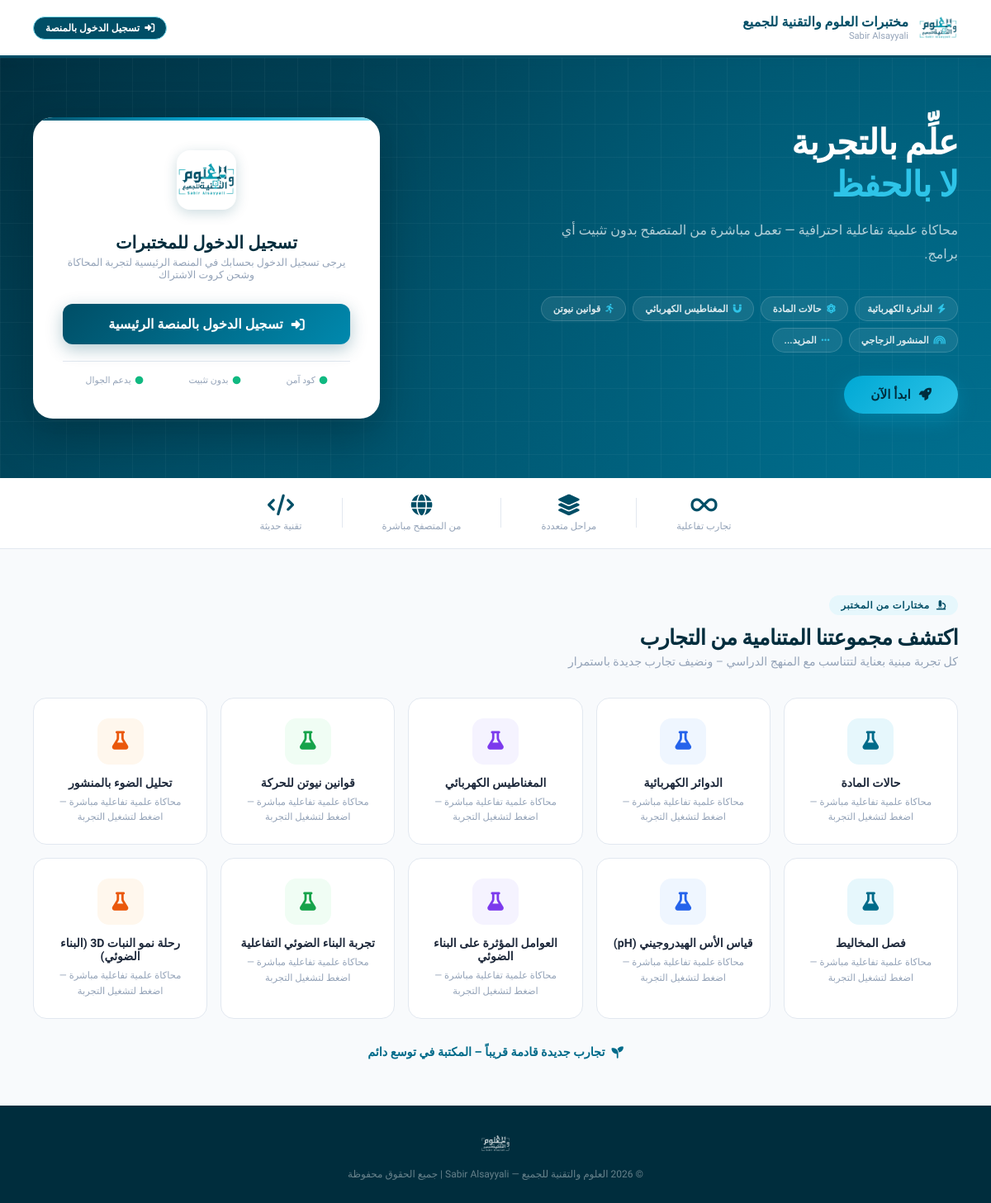
Before: / with the older database file.
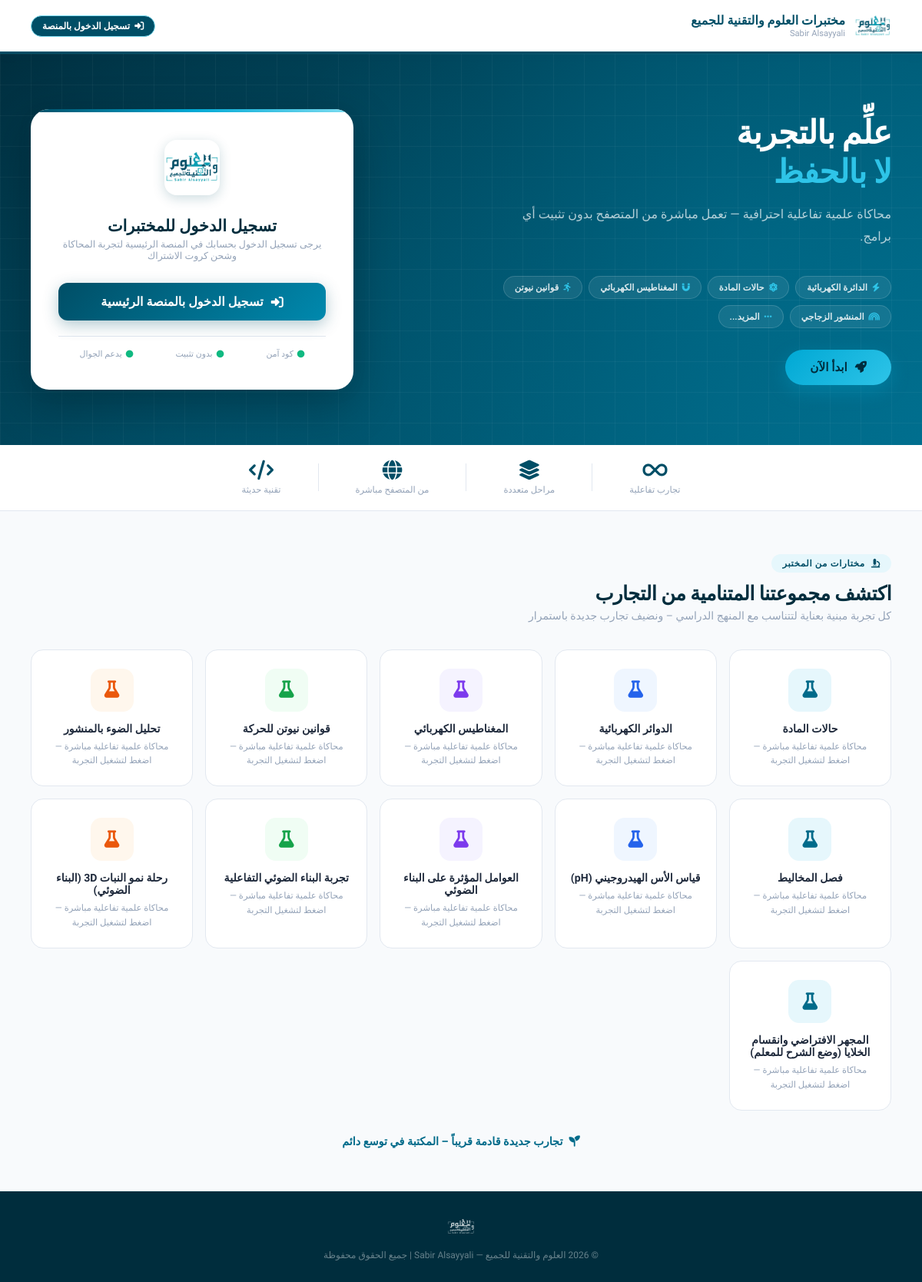
After: the same page with the newer database file.
### tables this page shows
CREATE TABLE IF NOT EXISTS `experiments` (
  `id` int(11) NOT NULL AUTO_INCREMENT,
  `code_name` varchar(50) NOT NULL,
  `title` varchar(100) NOT NULL,
  `page_url` varchar(100) NOT NULL,
  `image_url` varchar(255) DEFAULT NULL,
  `is_active` tinyint(4) DEFAULT 1 COMMENT '1=نشطة, 0=معطلة, 2=قيد التنفيذ/قريباً',
  `created_at` timestamp NOT NULL DEFAULT current_timestamp(),
  PRIMARY KEY (`id`),
  UNIQUE KEY `code_name` (`code_name`)
);

### functions.php (called while the page is built, shortened)
<?php
require_once __DIR__ . '/config.php';
function getAllExperiments($active_only = false) {
    global $conn;
    $query = "SELECT * FROM experiments";
    $query .= " ORDER BY id ASC";
    $result = mysqli_query($conn, $query);
    return $result ? $result->fetch_all(MYSQLI_ASSOC) : [];
}

### index.php (the view, shortened to what this page needs)
<?php
require_once 'config.php';
require_once 'functions.php';
$user_id = $_SESSION['user_id'] ?? $_SESSION['user']['id'] ?? null;
$user_name = $_SESSION['user_name'] ?? $_SESSION['user']['name'] ?? 'المعلم';
$user_days_left = 0;
?>
<!DOCTYPE html>
<html lang="ar" dir="rtl">
<head>
    <link rel="stylesheet" href="https://cdnjs.cloudflare.com/ajax/libs/font-awesome/6.4.0/css/all.min.css">
</head>
<body>
<header class="site-header">
    <a href="index.php" class="header-logo">
        <img src="logo2.png" alt="العلوم والتقنية للجميع">
        <div class="header-brand">
            <div class="header-brand-name"> مختبرات العلوم والتقنية للجميع </div>
            <div class="header-brand-sub">Sabir Alsayyali</div>
        </div>
    </a>
    <div style="display: flex; align-items: center; gap: 10px; flex-wrap: wrap;">
        <?php if ($user_id): ?>
            <a href="my-experiments.php" class="header-badge" style="text-decoration: none; background: #dcfce7; color: #166534; border-color: #86efac;">
                <i class="fas fa-user-check"></i>
                <span>أهلاً بك أستاذ <?=htmlspecialchars($user_name)?></span>
            </a>
            <div class="header-badge" style="background: #fef3c7; color: #92400e; border-color: #fcd34d; font-weight: 800;">
                <i class="fas fa-clock"></i>
                <span>الرصيد: <strong><?=htmlspecialchars($user_days_left)?></strong> يوم</span>
            </div>
            <a href="#rechargeSection" class="header-badge" style="text-decoration: none; background: var(--teal-800); color: white; border-color: var(--teal-700);">
                <i class="fas fa-bolt"></i>
                <span>شحن رصيد</span>
            </a>
        <?php else: ?>
            <a href="https://sabir511-platform.vercel.app/auth/login" class="header-badge" style="text-decoration: none; background: var(--teal-800); color: white;">
                <i class="fas fa-sign-in-alt"></i>
                <span>تسجيل الدخول بالمنصة</span>
            </a>
        <?php endif; ?>
    </div>
</header>
<section class="hero">
    <div class="hero-inner">
        <div class="hero-content">
            <h1 class="hero-title">
                علِّم بالتجربة<br>
                <span>لا بالحفظ</span>
            </h1>
            <p class="hero-desc">
                محاكاة علمية تفاعلية احترافية — تعمل مباشرة من المتصفح بدون تثبيت أي برامج.
            </p>
            <div class="hero-pills">
                <div class="hpill"><i class="fas fa-bolt"></i> الدائرة الكهربائية</div>
                <div class="hpill"><i class="fas fa-atom"></i> حالات المادة</div>
                <div class="hpill"><i class="fas fa-magnet"></i> المغناطيس الكهربائي</div>
                <div class="hpill"><i class="fas fa-running"></i> قوانين نيوتن</div>
                <div class="hpill"><i class="fas fa-rainbow"></i> المنشور الزجاجي</div>
                <div class="hpill"><i class="fas fa-ellipsis"></i> المزيد...</div>
            </div>
            <button type="button" class="btn-start-now" onclick="openPackagesModal()">
                <i class="fas fa-rocket"></i>
                <span>ابدأ الآن</span>
            </button>
        </div>
        <div class="login-card" id="loginSection">
            <div class="card-logo-wrap">
                <img src="logo2.png" alt="logo">
            </div>
            <div class="card-title">تسجيل الدخول للمختبرات</div>
            <div class="card-sub">يرجى تسجيل الدخول بحسابك في المنصة الرئيسية لتجربة المحاكاة وشحن كروت الاشتراك</div>
            <div style="margin-top: 24px; text-align: center;">
                <a href="https://sabir511-platform.vercel.app/auth/login" class="btn-enter" style="text-decoration: none;">
                    <i class="fas fa-sign-in-alt"></i>
                    <span>تسجيل الدخول بالمنصة الرئيسية</span>
                </a>
            </div>
            <div class="card-footer">
                <div class="cfbadge"><i class="fas fa-circle"></i> كود آمن</div>
                <div class="cfbadge"><i class="fas fa-circle"></i> بدون تثبيت</div>
                <div class="cfbadge"><i class="fas fa-circle"></i> يدعم الجوال</div>
            </div>
        </div>
    </div>
</section>
<div class="stats-strip">
    <div class="stats-inner">
        <div class="stat-item">
            <div class="stat-num"><i class="fas fa-infinity"></i></div>
            <div class="stat-lbl">تجارب تفاعلية</div>
        </div>
        <div class="stat-item">
            <div class="stat-num"><i class="fas fa-layer-group"></i></div>
            <div class="stat-lbl">مراحل متعددة</div>
        </div>
        <div class="stat-item">
            <div class="stat-num"><i class="fas fa-globe"></i></div>
            <div class="stat-lbl">من المتصفح مباشرة</div>
        </div>
        <div class="stat-item">
            <div class="stat-num"><i class="fas fa-code"></i></div>
            <div class="stat-lbl">تقنية حديثة</div>
        </div>
    </div>
</div>
<section class="experiments">
    <div class="section-tag"><i class="fas fa-microscope"></i> مختارات من المختبر</div>
    <h2 class="section-title">اكتشف مجموعتنا المتنامية من التجارب</h2>
    <p class="section-desc">كل تجربة مبنية بعناية لتتناسب مع المنهج الدراسي – ونضيف تجارب جديدة باستمرار</p>
    <?php $all_db_exps = getAllExperiments(); ?>
    <div class="exp-grid">
        <?php
        $color_classes = ['icon-teal', 'icon-blue', 'icon-purple', 'icon-green', 'icon-orange'];
        $i = 0;
        foreach ($all_db_exps as $exp):
            $color_cls = $color_classes[$i % count($color_classes)];
            $i++;
        ?>
            <div class="exp-card" style="cursor: pointer;" onclick="location.href='<?=htmlspecialchars($user_id ? $exp['page_url'] : 'https://sabir511-platform.vercel.app/auth/login')?>'">
                <div class="exp-icon <?=$color_cls?>">
                    <?php if (!empty($exp['image_url'])): ?>
                        <img src="<?=htmlspecialchars($exp['image_url'])?>" alt="<?=htmlspecialchars($exp['title'])?>" style="width:100%; height:100%; object-fit:cover; border-radius:12px;">
                    <?php else: ?>
                        <i class="fas fa-flask"></i>
                    <?php endif; ?>
                </div>
                <div class="exp-name"><?=htmlspecialchars($exp['title'])?></div>
                <div class="exp-desc">محاكاة علمية تفاعلية مباشرة — اضغط لتشغيل التجربة</div>
            </div>
        <?php endforeach; ?>
    </div>
    <div class="expand-note">
        <i class="fas fa-seedling"></i> تجارب جديدة قادمة قريباً – المكتبة في توسع دائم
    </div>
</section>
<footer class="site-footer">
    <div class="footer-logo">
        <img src="logo2.png" alt="logo">
    </div>
    <div class="footer-text">© 2026 العلوم والتقنية للجميع — Sabir Alsayyali | جميع الحقوق محفوظة</div>
</footer>
</body>
</html>

Changed rows visible on the page:
added experiments: title "المجهر الافتراضي وانقسام الخلايا (وضع الشرح للمعلم)"
